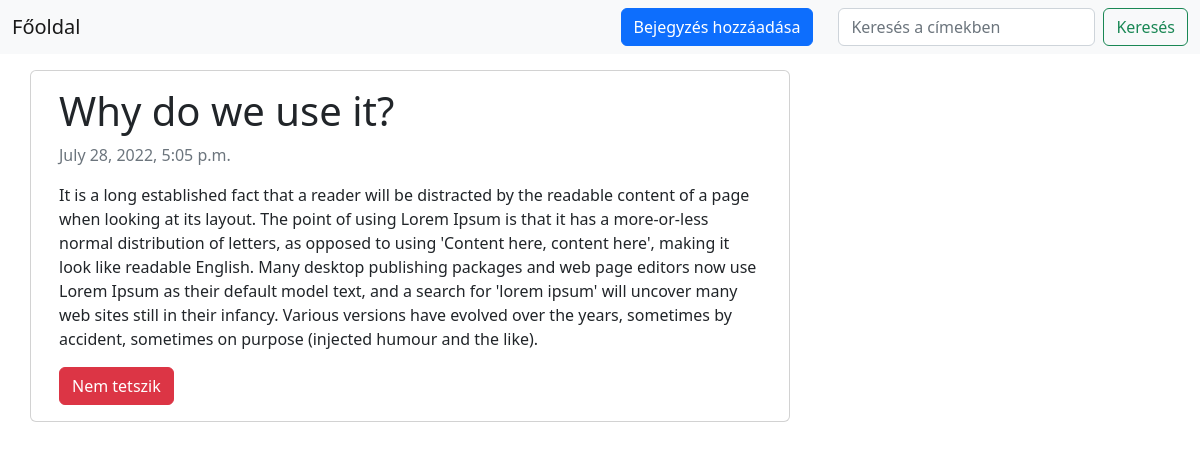
/why-do-we-use-it/, run on the app's committed database.
### blog/models.py (models this page shows, shortened)
class Post(models.Model):
    title = models.CharField(max_length=255, unique=True)
    slug = models.SlugField(max_length=255, unique=True)
    content = models.TextField()
    created_on = models.DateTimeField(auto_now_add=True)
    is_liked = models.BooleanField(default=False)

### blog/views.py (the view)
# urls.py: path('<slug:slug>/', views.PostDetail.as_view(), name='post_detail'),
class PostDetail(generic.DetailView):
    model = Post
    template_name = 'post_detail.html'

### templates/post_detail.html (shortened to what this page needs)
{% extends 'minimal.html' %} {% block content %}
<div class="container">
  <div class="row">
    <div class="col-md-8 card mb-4  mt-3 left  top">
      <div class="card-body">
        <h1>{% block title %} {{ object.title }} {% endblock title %}</h1>
        <p class=" text-muted">{{ post.created_on }}</p>
        <p class="card-text ">{{ object.content | safe }}</p>
            {% include 'like_button.html' %}
      </div>
    </div>
  </div>
</div>
{% endblock content %}

### data on the page
Post: title "Why do we use it?", created_on "July 28, 2022, 5:05 p.m.", content "It is a long established fact that a reader will be distracted by the readable content of a page when looking at its layout. The point of using Lorem Ipsum is that it has a more-or-less normal distribution of letters, as opposed to using 'Content here, content here', making it look like readable English. Many desktop publishing packages and web page editors now use Lorem Ipsum as their default model text, and a search for 'lorem ipsum' will uncover many web sites still in their infancy. Various versions have evolved over the years, sometimes by accident, sometimes on purpose (injected humour and the like)."
